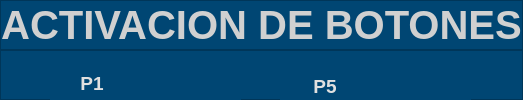
                 <widget class="QWidget" name="page_1">
                  <property name="styleSheet">
                   <string notr="true">background-color: rgb(0, 70, 115);</string>
                  </property>
                  <layout class="QVBoxLayout" name="verticalLayout_10">
                   <property name="spacing">
                    <number>0</number>
                   </property>
                   <property name="leftMargin">
                    <number>0</number>
                   </property>
                   <property name="topMargin">
                    <number>0</number>
                   </property>
                   <property name="rightMargin">
                    <number>0</number>
                   </property>
                   <property name="bottomMargin">
                    <number>0</number>
                   </property>
                   <item>
                    <widget class="QFrame" name="frame_6">
                     <property name="maximumSize">
                      <size>
                       <width>16777215</width>
                       <height>60</height>
                      </size>
                     </property>
                     <property name="frameShape">
                      <enum>QFrame::StyledPanel</enum>
                     </property>
                     <property name="frameShadow">
                      <enum>QFrame::Raised</enum>
                     </property>
                     <layout class="QHBoxLayout" name="horizontalLayout_12">
                      <property name="spacing">
                       <number>0</number>
                      </property>
                      <property name="leftMargin">
                       <number>0</number>
                      </property>
                      <property name="topMargin">
                       <number>0</number>
                      </property>
                      <property name="rightMargin">
                       <number>0</number>
                      </property>
                      <property name="bottomMargin">
                       <number>0</number>
                      </property>
                      <item>
                       <widget class="QLabel" name="label_7">
                        <property name="font">
                         <font>
                          <pointsize>30</pointsize>
                          <weight>75</weight>
                          <bold>true</bold>
                         </font>
                        </property>
                        <property name="styleSheet">
                         <string notr="true">color: rgb(208, 208, 208);</string>
                        </property>
                        <property name="text">
                         <string>ACTIVACION DE BOTONES</string>
                        </property>
                        <property name="alignment">
                         <set>Qt::AlignCenter</set>
                        </property>
                       </widget>
                      </item>
                     </layout>
                    </widget>
                   </item>
                   <item>
                    <widget class="QFrame" name="frame_9">
                     <property name="frameShape">
                      <enum>QFrame::StyledPanel</enum>
                     </property>
                     <property name="frameShadow">
                      <enum>QFrame::Raised</enum>
                     </property>
                     <widget class="QWidget" name="layoutWidget">
                      <property name="geometry">
                       <rect>
                        <x>50</x>
                        <y>10</y>
                        <width>191</width>
                        <height>191</height>
                       </rect>
                      </property>
                      <layout class="QGridLayout" name="gridLayout">
                       <property name="horizontalSpacing">
                        <number>0</number>
                       </property>
                       <property name="verticalSpacing">
                        <number>10</number>
                       </property>
                       <item row="0" column="1">
                        <widget class="QLabel" name="label_9">
                         <property name="maximumSize">
                          <size>
                           <width>50</width>
                           <height>16777215</height>
                          </size>
                         </property>
                         <property name="font">
                          <font>
                           <pointsize>14</pointsize>
                           <weight>75</weight>
                           <bold>true</bold>
                          </font>
                         </property>
                         <property name="styleSheet">
                          <string notr="true">color: rgb(224, 224, 224);</string>
                         </property>
                         <property name="text">
                          <string>P1</string>
                         </property>
                         <property name="alignment">
                          <set>Qt::AlignCenter</set>
                         </property>
                        </widget>
                       </item>
                       <item row="1" column="1">
                        <widget class="QLabel" name="label_10">
                         <property name="font">
                          <font>
                           <pointsize>14</pointsize>
                           <weight>75</weight>
                           <bold>true</bold>
                          </font>
                         </property>
                         <property name="styleSheet">
                          <string notr="true">color: rgb(224, 224, 224);</string>
                         </property>
                         <property name="text">
                          <string>P2</string>
                         </property>
                         <property name="alignment">
                          <set>Qt::AlignCenter</set>
                         </property>
                        </widget>
                       </item>
                       <item row="3" column="1">
                        <widget class="QLabel" name="label_12">
                         <property name="font">
                          <font>
                           <pointsize>14</pointsize>
                           <weight>75</weight>
                           <bold>true</bold>
                          </font>
                         </property>
                         <property name="styleSheet">
                          <string notr="true">color: rgb(224, 224, 224);</string>
                         </property>
                         <property name="text">
                          <string>P4</string>
                         </property>
                         <property name="alignment">
                          <set>Qt::AlignCenter</set>
                         </property>
                        </widget>
                       </item>
                       <item row="2" column="1">
                        <widget class="QLabel" name="label_11">
                         <property name="font">
                          <font>
                           <pointsize>14</pointsize>
                           <weight>75</weight>
                           <bold>true</bold>
                          </font>
                         </property>
                         <property name="styleSheet">
                          <string notr="true">color: rgb(224, 224, 224);</string>
                         </property>
                         <property name="text">
                          <string>P3</string>
                         </property>
                         <property name="alignment">
                          <set>Qt::AlignCenter</set>
                         </property>
                        </widget>
                       </item>
                       <item row="2" column="2">
                        <widget class="PySwitch" name="pyswitch_3" native="true">
                         <property name="minimumSize">
                          <size>
                           <width>90</width>
                           <height>30</height>
                          </size>
                         </property>
                         <property name="maximumSize">
                          <size>
                           <width>90</width>
                           <height>30</height>
                          </size>
                         </property>
                        </widget>
                       </item>
                       <item row="1" column="2">
                        <widget class="PySwitch" name="pyswitch_2" native="true">
                         <property name="minimumSize">
                          <size>
                           <width>90</width>
                           <height>30</height>
                          </size>
                         </property>
                         <property name="maximumSize">
                          <size>
                           <width>90</width>
                           <height>30</height>
                          </size>
                         </property>
                        </widget>
                       </item>
                       <item row="0" column="2">
                        <widget class="PySwitch" name="pyswitch_1" native="true">
                         <property name="minimumSize">
                          <size>
                           <width>90</width>
                           <height>30</height>
                          </size>
                         </property>
                         <property name="maximumSize">
                          <size>
                           <width>90</width>
                           <height>30</height>
                          </size>
                         </property>
                        </widget>
                       </item>
                       <item row="3" column="2">
                        <widget class="PySwitch" name="pyswitch_4" native="true">
                         <property name="minimumSize">
                          <size>
                           <width>90</width>
                           <height>30</height>
                          </size>
                         </property>
                         <property name="maximumSize">
                          <size>
                           <width>90</width>
                           <height>30</height>
                          </size>
                         </property>
                        </widget>
                       </item>
                      </layout>
                     </widget>
                     <widget class="QWidget" name="layoutWidget_3">
                      <property name="geometry">
                       <rect>
                        <x>280</x>
                        <y>10</y>
                        <width>191</width>
                        <height>191</height>
                       </rect>
                      </property>
                      <layout class="QGridLayout" name="gridLayout_2">
                       <property name="spacing">
                        <number>0</number>
                       </property>
                       <item row="0" column="1">
                        <widget class="QLabel" name="label_13">
                         <property name="maximumSize">
                          <size>
                           <width>50</width>
                           <height>16777215</height>
                          </size>
                         </property>
                         <property name="font">
                          <font>
                           <pointsize>14</pointsize>
                           <weight>75</weight>
                           <bold>true</bold>
                          </font>
                         </property>
                         <property name="styleSheet">
                          <string notr="true">color: rgb(224, 224, 224);</string>
                         </property>
                         <property name="text">
                          <string>P5</string>
                         </property>
                         <property name="alignment">
                          <set>Qt::AlignCenter</set>
                         </property>
                        </widget>
                       </item>
                       <item row="1" column="1">
                        <widget class="QLabel" name="label_14">
                         <property name="font">
                          <font>
                           <pointsize>14</pointsize>
                           <weight>75</weight>
                           <bold>true</bold>
                          </font>
                         </property>
                         <property name="styleSheet">
                          <string notr="true">color: rgb(224, 224, 224);</string>
                         </property>
                         <property name="text">
                          <string>P6</string>
                         </property>
                         <property name="alignment">
                          <set>Qt::AlignCenter</set>
                         </property>
                        </widget>
                       </item>
                       <item row="3" column="1">
                        <widget class="QLabel" name="label_15">
                         <property name="font">
                          <font>
                           <pointsize>14</pointsize>
                           <weight>75</weight>
                           <bold>true</bold>
                          </font>
                         </property>
                         <property name="styleSheet">
                          <string notr="true">color: rgb(224, 224, 224);</string>
                         </property>
                         <property name="text">
                          <string>P8</string>
                         </property>
                         <property name="alignment">
                          <set>Qt::AlignCenter</set>
                         </property>
                        </widget>
                       </item>
                       <item row="2" column="1">
                        <widget class="QLabel" name="label_16">
                         <property name="font">
                          <font>
                           <pointsize>14</pointsize>
                           <weight>75</weight>
                           <bold>true</bold>
                          </font>
                         </property>
                         <property name="styleSheet">
                          <string notr="true">color: rgb(224, 224, 224);</string>
                         </property>
                         <property name="text">
                          <string>P7</string>
                         </property>
                         <property name="alignment">
                          <set>Qt::AlignCenter</set>
                         </property>
                        </widget>
                       </item>
                       <item row="2" column="2">
                        <widget class="PyAnimatedToggle" name="pyanimated_3" native="true">
                         <property name="minimumSize">
                          <size>
                           <width>80</width>
                           <height>40</height>
                          </size>
                         </property>
                         <property name="maximumSize">
                          <size>
                           <width>80</width>
                           <height>40</height>
                          </size>
                         </property>
                        </widget>
                       </item>
                       <item row="1" column="2">
                        <widget class="PyAnimatedToggle" name="pyanimated_2" native="true">
                         <property name="minimumSize">
                          <size>
                           <width>80</width>
                           <height>40</height>
                          </size>
                         </property>
                         <property name="maximumSize">
                          <size>
                           <width>80</width>
                           <height>40</height>
                          </size>
                         </property>
                        </widget>
                       </item>
                       <item row="0" column="2">
                        <widget class="PyAnimatedToggle" name="pyanimated_1" native="true">
                         <property name="minimumSize">
                          <size>
                           <width>80</width>
                           <height>40</height>
                          </size>
                         </property>
                         <property name="maximumSize">
                          <size>
                           <width>80</width>
                           <height>40</height>
                          </size>
                         </property>
                        </widget>
                       </item>
                       <item row="3" column="2">
                        <widget class="PyAnimatedToggle" name="pyanimated_4" native="true">
                         <property name="minimumSize">
                          <size>
                           <width>80</width>
                           <height>40</height>
                          </size>
                         </property>
                         <property name="maximumSize">
                          <size>
                           <width>80</width>
                           <height>40</height>
                          </size>
                         </property>
                        </widget>
                       </item>
                      </layout>
                     </widget>
                    </widget>
                   </item>
                  </layout>
                 </widget>
